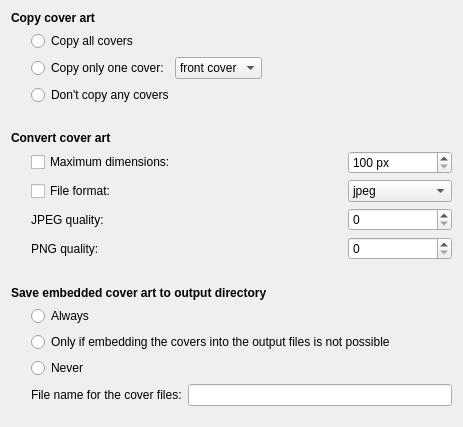
<?xml version="1.0" encoding="UTF-8"?>
<ui version="4.0">
 <class>ConfigCoverArtPage</class>
 <widget class="QWidget" name="ConfigCoverArtPage">
  <property name="geometry">
   <rect>
    <x>0</x>
    <y>0</y>
    <width>463</width>
    <height>427</height>
   </rect>
  </property>
  <property name="windowTitle">
   <string>Form</string>
  </property>
  <layout class="QVBoxLayout" name="verticalLayout_3">
   <item>
    <widget class="QLabel" name="label_7">
     <property name="font">
      <font>
       <weight>75</weight>
       <bold>true</bold>
      </font>
     </property>
     <property name="text">
      <string>Copy cover art</string>
     </property>
    </widget>
   </item>
   <item>
    <layout class="QHBoxLayout" name="horizontalLayout_5" stretch="0,1">
     <item>
      <spacer name="horizontalSpacer_3">
       <property name="orientation">
        <enum>Qt::Horizontal</enum>
       </property>
       <property name="sizeType">
        <enum>QSizePolicy::Fixed</enum>
       </property>
       <property name="sizeHint" stdset="0">
        <size>
         <width>20</width>
         <height>20</height>
        </size>
       </property>
      </spacer>
     </item>
     <item>
      <layout class="QVBoxLayout" name="verticalLayout_2">
       <item>
        <widget class="QRadioButton" name="copyAllRadioButton">
         <property name="text">
          <string>Copy all covers</string>
         </property>
         <attribute name="buttonGroup">
          <string notr="true">copyCoverButtonGroup</string>
         </attribute>
        </widget>
       </item>
       <item>
        <layout class="QHBoxLayout" name="horizontalLayout_4">
         <item>
          <widget class="QRadioButton" name="copyOneRadioButton">
           <property name="text">
            <string>Copy only one cover:</string>
           </property>
           <attribute name="buttonGroup">
            <string notr="true">copyCoverButtonGroup</string>
           </attribute>
          </widget>
         </item>
         <item>
          <widget class="QComboBox" name="comboBox_2">
           <item>
            <property name="text">
             <string>front cover</string>
            </property>
           </item>
          </widget>
         </item>
         <item>
          <spacer name="horizontalSpacer_4">
           <property name="orientation">
            <enum>Qt::Horizontal</enum>
           </property>
           <property name="sizeHint" stdset="0">
            <size>
             <width>40</width>
             <height>20</height>
            </size>
           </property>
          </spacer>
         </item>
        </layout>
       </item>
       <item>
        <widget class="QRadioButton" name="copyNoneRadioButton">
         <property name="text">
          <string>Don't copy any covers</string>
         </property>
         <attribute name="buttonGroup">
          <string notr="true">copyCoverButtonGroup</string>
         </attribute>
        </widget>
       </item>
      </layout>
     </item>
    </layout>
   </item>
   <item>
    <spacer name="verticalSpacer_3">
     <property name="orientation">
      <enum>Qt::Vertical</enum>
     </property>
     <property name="sizeType">
      <enum>QSizePolicy::Fixed</enum>
     </property>
     <property name="sizeHint" stdset="0">
      <size>
       <width>20</width>
       <height>20</height>
      </size>
     </property>
    </spacer>
   </item>
   <item>
    <widget class="QLabel" name="label_3">
     <property name="font">
      <font>
       <weight>75</weight>
       <bold>true</bold>
      </font>
     </property>
     <property name="text">
      <string>Convert cover art</string>
     </property>
    </widget>
   </item>
   <item>
    <layout class="QHBoxLayout" name="horizontalLayout_2" stretch="0,1">
     <item>
      <spacer name="horizontalSpacer_2">
       <property name="orientation">
        <enum>Qt::Horizontal</enum>
       </property>
       <property name="sizeType">
        <enum>QSizePolicy::Fixed</enum>
       </property>
       <property name="sizeHint" stdset="0">
        <size>
         <width>20</width>
         <height>20</height>
        </size>
       </property>
      </spacer>
     </item>
     <item>
      <layout class="QGridLayout" name="gridLayout" columnstretch="3,1">
       <item row="1" column="1">
        <widget class="QComboBox" name="comboBox">
         <item>
          <property name="text">
           <string>jpeg</string>
          </property>
         </item>
         <item>
          <property name="text">
           <string>png</string>
          </property>
         </item>
        </widget>
       </item>
       <item row="0" column="1">
        <widget class="QSpinBox" name="spinBox">
         <property name="suffix">
          <string> px</string>
         </property>
         <property name="minimum">
          <number>100</number>
         </property>
         <property name="maximum">
          <number>9999</number>
         </property>
        </widget>
       </item>
       <item row="2" column="0">
        <widget class="QLabel" name="label_8">
         <property name="text">
          <string>JPEG quality:</string>
         </property>
        </widget>
       </item>
       <item row="2" column="1">
        <widget class="QSpinBox" name="spinBox_2">
         <property name="maximum">
          <number>100</number>
         </property>
        </widget>
       </item>
       <item row="0" column="0">
        <widget class="QCheckBox" name="checkBox">
         <property name="text">
          <string>Maximum dimensions:</string>
         </property>
        </widget>
       </item>
       <item row="1" column="0">
        <widget class="QCheckBox" name="checkBox_2">
         <property name="text">
          <string>File format:</string>
         </property>
        </widget>
       </item>
       <item row="3" column="0">
        <widget class="QLabel" name="label_5">
         <property name="text">
          <string>PNG quality:</string>
         </property>
        </widget>
       </item>
       <item row="3" column="1">
        <widget class="QSpinBox" name="spinBox_3">
         <property name="maximum">
          <number>9</number>
         </property>
        </widget>
       </item>
      </layout>
     </item>
    </layout>
   </item>
   <item>
    <spacer name="verticalSpacer_4">
     <property name="orientation">
      <enum>Qt::Vertical</enum>
     </property>
     <property name="sizeType">
      <enum>QSizePolicy::Fixed</enum>
     </property>
     <property name="sizeHint" stdset="0">
      <size>
       <width>20</width>
       <height>20</height>
      </size>
     </property>
    </spacer>
   </item>
   <item>
    <widget class="QLabel" name="label">
     <property name="font">
      <font>
       <weight>75</weight>
       <bold>true</bold>
      </font>
     </property>
     <property name="text">
      <string>Save embedded cover art to output directory</string>
     </property>
    </widget>
   </item>
   <item>
    <layout class="QHBoxLayout" name="horizontalLayout_3" stretch="0,1">
     <item>
      <spacer name="horizontalSpacer">
       <property name="orientation">
        <enum>Qt::Horizontal</enum>
       </property>
       <property name="sizeType">
        <enum>QSizePolicy::Fixed</enum>
       </property>
       <property name="sizeHint" stdset="0">
        <size>
         <width>20</width>
         <height>20</height>
        </size>
       </property>
      </spacer>
     </item>
     <item>
      <layout class="QVBoxLayout" name="verticalLayout">
       <item>
        <widget class="QRadioButton" name="alwaysSaveToDirRadioButton">
         <property name="text">
          <string>Always</string>
         </property>
         <attribute name="buttonGroup">
          <string notr="true">saveCoverButtonGroup</string>
         </attribute>
        </widget>
       </item>
       <item>
        <widget class="QRadioButton" name="onlySaveToDirRadioButton">
         <property name="text">
          <string>Only if embedding the covers into the output files is not possible</string>
         </property>
         <attribute name="buttonGroup">
          <string notr="true">saveCoverButtonGroup</string>
         </attribute>
        </widget>
       </item>
       <item>
        <widget class="QRadioButton" name="neverSaveToDirRadioButton">
         <property name="text">
          <string>Never</string>
         </property>
         <attribute name="buttonGroup">
          <string notr="true">saveCoverButtonGroup</string>
         </attribute>
        </widget>
       </item>
       <item>
        <layout class="QHBoxLayout" name="horizontalLayout">
         <item>
          <widget class="QLabel" name="saveToDirFileNameLabel">
           <property name="text">
            <string>File name for the cover files:</string>
           </property>
          </widget>
         </item>
         <item>
          <widget class="QLineEdit" name="saveToDirFileNameLineEdit">
           <property name="toolTip">
            <string>The following strings are wildcards that will be replaced
by the information in the meta data:

%a - Artist
%b - Album
%d - Cover description
%r - Cover role</string>
           </property>
          </widget>
         </item>
        </layout>
       </item>
      </layout>
     </item>
    </layout>
   </item>
   <item>
    <spacer name="verticalSpacer">
     <property name="orientation">
      <enum>Qt::Vertical</enum>
     </property>
     <property name="sizeHint" stdset="0">
      <size>
       <width>20</width>
       <height>134</height>
      </size>
     </property>
    </spacer>
   </item>
  </layout>
 </widget>
 <resources/>
 <connections/>
 <buttongroups>
  <buttongroup name="saveCoverButtonGroup"/>
  <buttongroup name="copyCoverButtonGroup"/>
 </buttongroups>
</ui>
